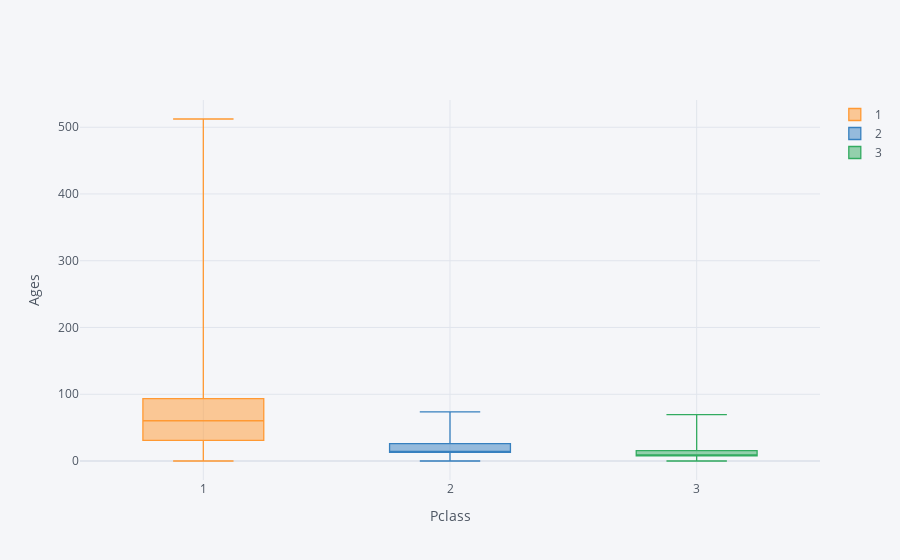

Notebook cell for this chart:
### Code cell
train[['Pclass' , 'Fare']].pivot(columns = 'Pclass' , values = 'Fare').iplot(kind='box' , yTitle = 'Ages' , xTitle = 'Pclass')

### Figure 1 — Plotly figure (JSON) as saved in the notebook; plotly's stock layout.template omitted (floating-point values rounded to 4 significant figures; data arrays with more than 128 entries replaced by an {"elided": "..."} marker saying what was removed)
{"data": [{"boxpoints": false, "line": {"width": 1.3}, "marker": {"color": "rgba(255, 153, 51, 1.0)"}, "name": "1", "orientation": "v", "type": "box", "y": {"elided": "891 float values"}}, {"boxpoints": false, "line": {"width": 1.3}, "marker": {"color": "rgba(55, 128, 191, 1.0)"}, "name": "2", "orientation": "v", "type": "box", "y": {"elided": "891 float values"}}, {"boxpoints": false, "line": {"width": 1.3}, "marker": {"color": "rgba(50, 171, 96, 1.0)"}, "name": "3", "orientation": "v", "type": "box", "y": {"elided": "891 float values"}}], "layout": {"legend": {"bgcolor": "#F5F6F9", "font": {"color": "#4D5663"}}, "paper_bgcolor": "#F5F6F9", "plot_bgcolor": "#F5F6F9", "title": {"font": {"color": "#4D5663"}}, "xaxis": {"gridcolor": "#E1E5ED", "showgrid": true, "tickfont": {"color": "#4D5663"}, "title": {"font": {"color": "#4D5663"}, "text": "Pclass"}, "zerolinecolor": "#E1E5ED"}, "yaxis": {"gridcolor": "#E1E5ED", "showgrid": true, "tickfont": {"color": "#4D5663"}, "title": {"font": {"color": "#4D5663"}, "text": "Ages"}, "zerolinecolor": "#E1E5ED"}}}
